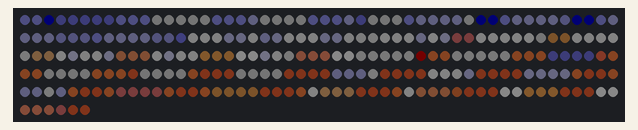
Bench run of a program on a simulated Raspberry Pi Pico running MicroPython. Shown: 256 RGB LEDs in strip order, left to right, continuing on the next row. Dim RGB values are drawn brighter than linear; random numbers come from a fixed seed; the interpreter's speed is modelled, so counts of loop turns are approximate.

Above: at 0.81 s.
At 2.75 s:
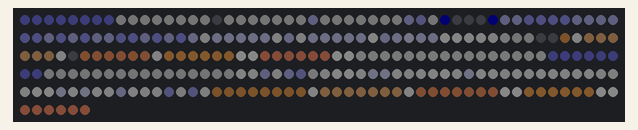
At 4.76 s:
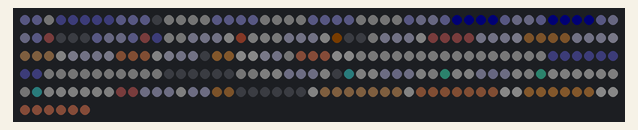
At 10.34 s:
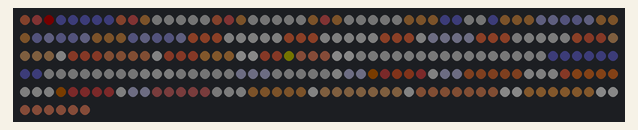
At 13.93 s:
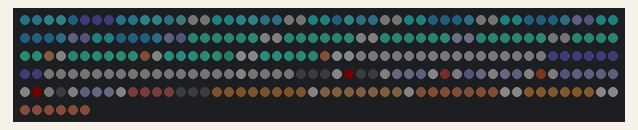
At 17.53 s:
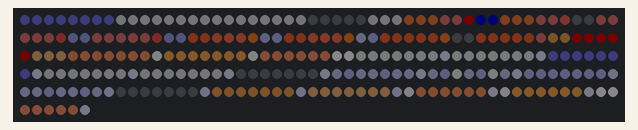

The program:

shooter.py
```python
# Demo: Ego-Shooter im Stil der 90er, der sich selbst spielt. Raycasting mit 16 Strahlen
# (einer pro Spalte), eigenes Labyrinth, Gegner sind einaeugige Schleimmonster.
# Die KI laeuft zu zufaelligen Zielen, sucht Gegner, dreht sich zu ihnen und schiesst.
import time, random, math, gc
import matrix as m

W, H = m.W, m.H
FRAME_MS = 40
FOV = 0.66          # halbe Bildbreite der Kamera (tan des halben Blickwinkels)
ENEMIES = 3
SHOOT_DIST = 3.2   # erst so nah herangehen, dann schiessen
MOVE = 0.055        # Laufgeschwindigkeit pro Bild
TURN = 0.07         # Drehgeschwindigkeit pro Bild

# '#' = Stein, 'B' = Ziegel, 'T' = Technik, '.' = frei
MAP = (
    "################",
    "#......#.......#",
    "#.BB...#..TTT..#",
    "#.B....#....T..#",
    "#.B..###....T..#",
    "#..............#",
    "####..BBBB..####",
    "#.....B..B.....#",
    "#.TT..B..B..TT.#",
    "#.T..........T.#",
    "#.T..######..T.#",
    "#....#....#....#",
    "#.BB.#....#.BB.#",
    "#....#....#....#",
    "#..............#",
    "################",
)
MW, MH = len(MAP[0]), len(MAP)
WALL_COL = {"#": (150, 150, 165), "B": (200, 90, 50), "T": (60, 200, 170)}
# 4x4-Muster je Wandart (Helligkeit in 1/8): Fugen, Ziegel, Paneele
WALL_TEX = {
    "#": ((8, 8, 8, 6), (8, 7, 8, 6), (6, 6, 6, 6), (8, 6, 8, 8)),
    "B": ((8, 8, 8, 5), (5, 5, 5, 5), (8, 5, 8, 8), (5, 5, 5, 5)),
    "T": ((8, 8, 8, 8), (8, 5, 5, 8), (8, 5, 5, 8), (8, 8, 8, 8)),
}
MONSTER = (".PPP.",
           "PPWPP",
           "PWKWP",
           "PPPPP",
           "P.P.P")
MONSTER_COL = {"P": (170, 30, 255), "W": (255, 255, 255), "K": (20, 0, 0)}

# Pufferposition je Pixel, spaltenweise
COLIDX = [[m.xy(x, y) * 3 for y in range(H)] for x in range(W)]

def solid(x, y):
    return MAP[int(y)][int(x)] != "."

FREE = [(x, y) for y in range(MH) for x in range(MW) if MAP[y][x] == "."]

# Hintergrund: Decke dunkelgrau, Boden braun, beide zur Mitte hin dunkler
m.clear()
for y in range(H):
    d = abs(y - 7.5) / 7.5
    col = (int(30 * d), int(30 * d), int(38 * d)) if y < 8 else (int(110 * d), int(70 * d), int(40 * d))
    for x in range(W):
        m.set(x, y, col)
BG = bytes(m.buf)

def scale(c, f):
    return (int(c[0] * f), int(c[1] * f), int(c[2] * f))

def los(x0, y0, x1, y1):
    # freie Sichtlinie zwischen zwei Punkten?
    dx, dy = x1 - x0, y1 - y0
    n = int(math.sqrt(dx * dx + dy * dy) * 6) + 1
    for i in range(1, n):
        if solid(x0 + dx * i / n, y0 + dy * i / n):
            return False
    return True

OPEN = bytearray(1 if MAP[i // MW][i % MW] == "." else 0 for i in range(MW * MH))

def bfs(start, goal):
    # kuerzester Weg auf dem Raster, Felder als y * MW + x
    s, g = start[1] * MW + start[0], goal[1] * MW + goal[0]
    prev = bytearray(MW * MH)
    seen = bytearray(MW * MH)
    seen[s] = 1
    q = [s]
    i = 0
    while i < len(q):
        c = q[i]
        i += 1
        if c == g:
            path = []
            while c != s:
                path.append((c % MW, c // MW))
                c = prev[c]
            return path[::-1]
        for n in (c + 1, c - 1, c + MW, c - MW):
            if OPEN[n] and not seen[n]:
                seen[n] = 1
                prev[n] = c
                q.append(n)
    return []

def angle_diff(a, b):
    d = (a - b) % (2 * math.pi)
    return d - 2 * math.pi if d > math.pi else d

class Enemy:
    def __init__(self):
        self.spawn()

    def spawn(self):
        while True:
            x, y = random.choice(FREE)
            if abs(x + 0.5 - px) + abs(y + 0.5 - py) > 6:
                break
        self.x, self.y = x + 0.5, y + 0.5
        self.state = "alive"   # alive, dying, dead
        self.timer = 0

px, py, pa = 1.5, 1.5, 0.0
enemies = [Enemy() for _ in range(ENEMIES)]
path = []
target = None
cooldown = 0
flash = 0           # Muendungsfeuer
hurt = 0            # roter Bildschirm, wenn ein Gegner zu nah ist
bob = 0.0
frame = 0

def render():
    m.buf[:] = BG
    dx, dy = math.cos(pa), math.sin(pa)
    plx, ply = -dy * FOV, dx * FOV
    zbuf = [0.0] * W
    for x in range(W):
        cam = 2 * (x + 0.5) / W - 1
        rx, ry = dx + plx * cam, dy + ply * cam
        mx, my = int(px), int(py)
        ddx = abs(1 / rx) if rx else 1e9
        ddy = abs(1 / ry) if ry else 1e9
        if rx < 0:
            sx, sdx = -1, (px - mx) * ddx
        else:
            sx, sdx = 1, (mx + 1 - px) * ddx
        if ry < 0:
            sy, sdy = -1, (py - my) * ddy
        else:
            sy, sdy = 1, (my + 1 - py) * ddy
        while True:
            if sdx < sdy:
                sdx += ddx
                mx += sx
                side = 0
            else:
                sdy += ddy
                my += sy
                side = 1
            if MAP[my][mx] != ".":
                break
        dist = (sdx - ddx) if side == 0 else (sdy - ddy)
        dist = max(dist, 0.05)
        zbuf[x] = dist
        wall = MAP[my][mx]
        hit = (py + dist * ry) if side == 0 else (px + dist * rx)
        tu = int((hit - int(hit)) * 4) & 3
        col = WALL_COL[wall]
        shade = 1 / (1 + dist * 0.15) * (0.75 if side else 1.0)
        hgt = H / dist
        top = 8 - hgt / 2
        bot = 8 + hgt / 2
        y0 = max(0, int(top))
        y1 = min(H, int(bot) + 1)
        tex = WALL_TEX[wall]
        cr, cg, cb = int(col[0] * shade), int(col[1] * shade), int(col[2] * shade)
        cidx = COLIDX[x]
        buf = m.buf
        # Texturzeile in Festkomma (x256) mitzaehlen statt pro Pixel neu rechnen
        tstep = int(1024 / hgt)
        tv = int((y0 + 0.5 - top) * 1024 / hgt)
        for y in range(y0, y1):
            f = tex[(tv >> 8) & 3][tu]
            tv += tstep
            if y == y0 or y == y1 - 1:
                # Randpixel nur anteilig -> weichere Kanten
                cover = min(y + 1, bot) - max(y, top)
                if cover <= 0:
                    continue
                if cover < 1:
                    f = int(f * cover)
            j = cidx[y]
            buf[j] = cr * f >> 3
            buf[j + 1] = cg * f >> 3
            buf[j + 2] = cb * f >> 3
    # Gegner, von hinten nach vorne
    inv = 1 / (plx * dy - dx * ply)
    order = sorted(enemies, key=lambda e: -((e.x - px) ** 2 + (e.y - py) ** 2))
    for e in order:
        if e.state == "dead":
            continue
        ex, ey = e.x - px, e.y - py
        tx = inv * (dy * ex - dx * ey)
        tz = inv * (-ply * ex + plx * ey)
        if tz < 0.2:
            continue
        cx = W / 2 * (1 + tx / tz)
        size = H / tz * 0.8
        bottom = 8 + H / tz / 2
        if e.state == "dying":
            size *= max(0.1, 1 - e.timer / 12)
        top = bottom - size
        left = cx - size / 2
        shade = int(256 / (1 + tz * 0.2))
        pal = {}
        for ch, c in MONSTER_COL.items():
            if e.state == "dying":
                c = (255, 255, 255) if e.timer < 3 else (255, 40, 0)
            pal[ch] = (c[0] * shade >> 8, c[1] * shade >> 8, c[2] * shade >> 8)
        buf = m.buf
        sscale = 5 / size
        for x in range(max(0, int(left)), min(W, int(left + size) + 1)):
            if tz >= zbuf[x]:
                continue
            u = int((x + 0.5 - left) * sscale)
            if not 0 <= u < 5:
                continue
            cidx = COLIDX[x]
            for y in range(max(0, int(top)), min(H, int(bottom) + 1)):
                v = int((y + 0.5 - top) * sscale)
                if not 0 <= v < 5:
                    continue
                ch = MONSTER[v][u]
                if ch == ".":
                    continue
                c = pal[ch]
                j = cidx[y]
                buf[j] = c[0]
                buf[j + 1] = c[1]
                buf[j + 2] = c[2]
    # Waffe, wackelt beim Laufen
    b = 1 if math.sin(bob) > 0.6 else 0
    for x, y in ((7, 12), (8, 12), (7, 13), (8, 13)):
        m.set(x, y + b, (90, 90, 100))
    for x, y in ((6, 14), (7, 14), (8, 14), (9, 14), (6, 15), (7, 15), (8, 15), (9, 15)):
        m.set(x, y + b, (140, 140, 150))
    if flash:
        for x, y, c in ((7, 11, (255, 255, 200)), (8, 11, (255, 255, 200)), (6, 11, (255, 140, 0)),
                        (9, 11, (255, 140, 0)), (7, 10, (255, 200, 0)), (8, 10, (255, 200, 0))):
            m.set(x, y + b, c)
    if hurt:
        b = m.buf
        for i in range(0, len(b), 3):
            b[i] = min(255, b[i] + 90)

def try_move(nx, ny):
    global px, py
    r = 0.25
    if not solid(nx + (r if nx > px else -r), py):
        px = nx
    if not solid(px, ny + (r if ny > py else -r)):
        py = ny

while True:
    t = time.ticks_ms()
    frame += 1
    cooldown = max(0, cooldown - 1)
    flash = max(0, flash - 1)
    hurt = max(0, hurt - 1)
    # Gegner aktualisieren
    foe = None
    best = 99
    for e in enemies:
        if e.state == "dying":
            e.timer += 1
            if e.timer > 12:
                e.state, e.timer = "dead", 0
        elif e.state == "dead":
            e.timer += 1
            if e.timer > 120:
                e.spawn()
        else:
            dx, dy = e.x - px, e.y - py
            d = math.sqrt(dx * dx + dy * dy)
            if d < 8 and los(px, py, e.x, e.y):
                if d < best:
                    foe, best = e, d
                # kommt langsam naeher
                if d > 1.4:
                    nx, ny = e.x - dx / d * 0.015, e.y - dy / d * 0.015
                    if not solid(nx, ny):
                        e.x, e.y = nx, ny
                elif frame % 25 == 0:
                    hurt = 3
    moving = False
    if foe:
        # Kampf: zum Gegner drehen und schiessen
        want = math.atan2(foe.y - py, foe.x - px)
        diff = angle_diff(want, pa)
        pa += max(-TURN, min(TURN, diff))
        if best > SHOOT_DIST and abs(diff) < 0.4:
            try_move(px + math.cos(pa) * MOVE, py + math.sin(pa) * MOVE)
            moving = True
        elif abs(diff) < 0.08 and cooldown == 0:
            flash, cooldown = 3, 14
            if random.random() < 0.8:
                foe.state, foe.timer = "dying", 0
        path = []
    else:
        # zu einem zufaelligen Ziel laufen
        if not path:
            # meist den naechsten Gegner jagen, sonst irgendwohin
            alive = [e for e in enemies if e.state == "alive"]
            if alive and random.random() < 0.7:
                e = min(alive, key=lambda e: abs(e.x - px) + abs(e.y - py))
                goal = (int(e.x), int(e.y))
            else:
                goal = random.choice(FREE)
            path = bfs((int(px), int(py)), goal)[:6]   # nach ein paar Feldern neu planen
        if path:
            wx, wy = path[0][0] + 0.5, path[0][1] + 0.5
            if abs(wx - px) < 0.15 and abs(wy - py) < 0.15:
                path.pop(0)
            else:
                want = math.atan2(wy - py, wx - px)
                diff = angle_diff(want, pa)
                pa += max(-TURN, min(TURN, diff))
                if abs(diff) < 0.5:
                    try_move(px + math.cos(pa) * MOVE, py + math.sin(pa) * MOVE)
                    moving = True
    if moving:
        bob += 0.35
    render()
    m.show()
    if frame % 8 == 0:
        gc.collect()  # regelmaessig kurz aufraeumen statt seltener langer Pausen
    time.sleep_ms(max(0, FRAME_MS - time.ticks_diff(time.ticks_ms(), t)))
```

matrix.py
```python
# Gemeinsame Bibliothek fuer alle Demos: 4x WS2812B 8x8 als 16x16-Flaeche an GP22
# Anordnung: 1 links oben, 2 links unten, 3 rechts oben, 4 rechts unten
# Farben werden immer in voller Aufloesung (0-255) angegeben, show() dimmt sie herunter.
import machine, neopixel, micropython, array

PIN = 22
W = H = 16
N = W * H
MAX = 16  # max. Helligkeit pro Kanal (0-255) -> ca. 500 mA gesamt, VSYS gemessen stabil bis MAX 22
# Helligkeitsausgleich je Matrix (1, 2, 3, 4) und Farbkanal (R, G, B).
# Matrix 1 hat andere LEDs: Rot/Gruen doppelt so hell, Blau ca. 1,45x (per Auge abgeglichen)
GAIN = ((0.5, 0.5, 0.69), (1, 1, 1), (1, 1, 1), (1, 1, 1))
# Strombremse: Summe aller Kanaele (0-255) darf das nicht ueberschreiten,
# sonst wird alles gleichmaessig gedimmt. 255 je LED = so viel wie der Regenbogen.
BUDGET = N * 255

_np = neopixel.NeoPixel(machine.Pin(PIN), N)
buf = bytearray(N * 3)  # R, G, B je LED, Index = LED-Nummer in der Kette

# Faktor je LED und Kanal in Festkomma (x1024), damit show() ohne Fliesskomma auskommt
_mul = array.array('H', [round(MAX * GAIN[i // 3 // 64][i % 3] * 1024 / 255) for i in range(N * 3)])

@micropython.viper
def _sum(src: ptr8, n: int) -> int:
    t = 0
    i = 0
    while i < n:
        t += src[i]
        i += 1
    return t

@micropython.viper
def _render(src: ptr8, dst: ptr8, mul: ptr16, n: int, k: int):
    # RGB (0-255) -> gedimmt, korrigiert, gerundet, in GRB-Reihenfolge fuer die WS2812B
    j = 0
    while j < n:
        dst[j + 1] = (src[j] * mul[j] * k + 524288) >> 20
        dst[j] = (src[j + 1] * mul[j + 1] * k + 524288) >> 20
        dst[j + 2] = (src[j + 2] * mul[j + 2] * k + 524288) >> 20
        j += 3

def xy(x, y):
    m = (x // 8) * 2 + (y // 8)
    return m * 64 + (y % 8) * 8 + (x % 8)

def set(x, y, c):
    if 0 <= x < W and 0 <= y < H:
        i = xy(x, y) * 3
        buf[i] = c[0]; buf[i + 1] = c[1]; buf[i + 2] = c[2]

def get(x, y):
    i = xy(x, y) * 3
    return (buf[i], buf[i + 1], buf[i + 2])

def fill(c):
    for i in range(0, N * 3, 3):
        buf[i] = c[0]; buf[i + 1] = c[1]; buf[i + 2] = c[2]

def clear():
    fill((0, 0, 0))

def show():
    tot = _sum(buf, N * 3)
    k = 1024 if tot <= BUDGET else 1024 * BUDGET // tot
    _render(buf, _np.buf, _mul, N * 3, k)
    _np.write()

def wheel(p):
    # Farbrad 0..767, jeweils nur 2 Kanaele aktiv
    p %= 768
    if p < 256:
        return (255 - p, p, 0)
    p -= 256
    if p < 256:
        return (0, 255 - p, p)
    p -= 256
    return (p, 0, 255 - p)
```
